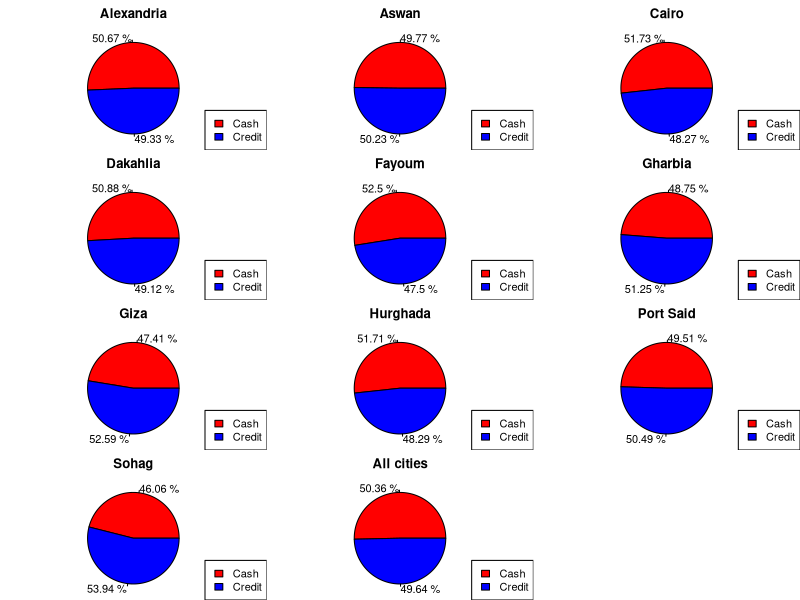

This figure's R source:
# Changes and sets working directory
dir<-getwd()
dir<-gsub("R-Scripts","",dir)
setwd(dir)

# defines layout for panel
par(mfrow=c(4,3))


# loads given data set
df<-read.csv("Datasets/all_cities.csv")

# displays pie chart of payment totals per city
cities<- sort(unique(df$city))
for (citiy in cities) {
  by_city<-df[df$city==citiy,]
  totals<-c(sum(by_city$total[ tolower(by_city$paymentType) == "cash"]),sum(by_city$total[ tolower(by_city$paymentType) == "credit"]))
  payment<-c("Cash","Credit")
  par(mar=c(0,0,2,0))
  chart<- pie(totals, paste(round(totals/sum(totals)*100,2),"%"),main=citiy,col = c("red","blue"))
  legend("bottomright",payment,fill = c("red","blue"))
}
totals<-c(sum(df$total[ tolower(df$paymentType) == "cash"]),sum(df$total[ tolower(df$paymentType) == "credit"]))
#par(mar=c(0,0,2,0))
chart<- pie(totals, paste(round(totals/sum(totals)*100,2),"%"),main="All cities",col = c("red","blue"))
legend("bottomright",payment,fill = c("red","blue"))


